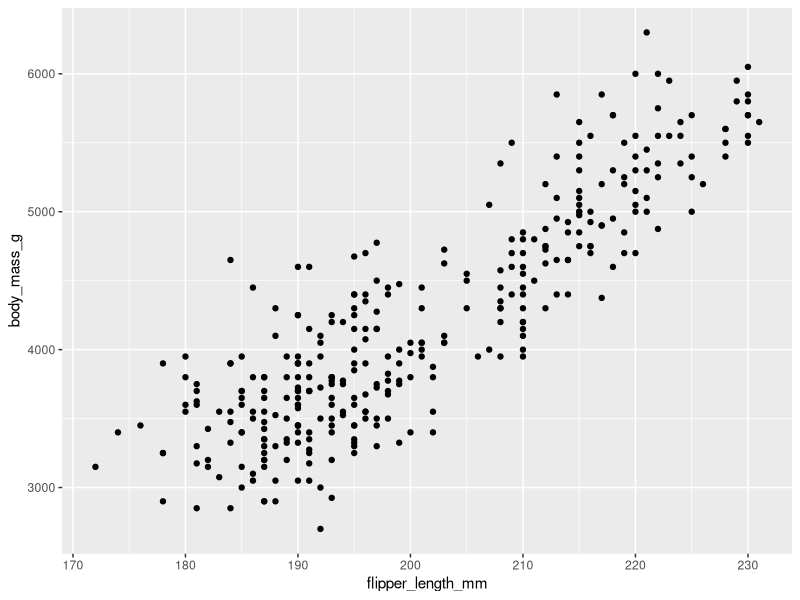
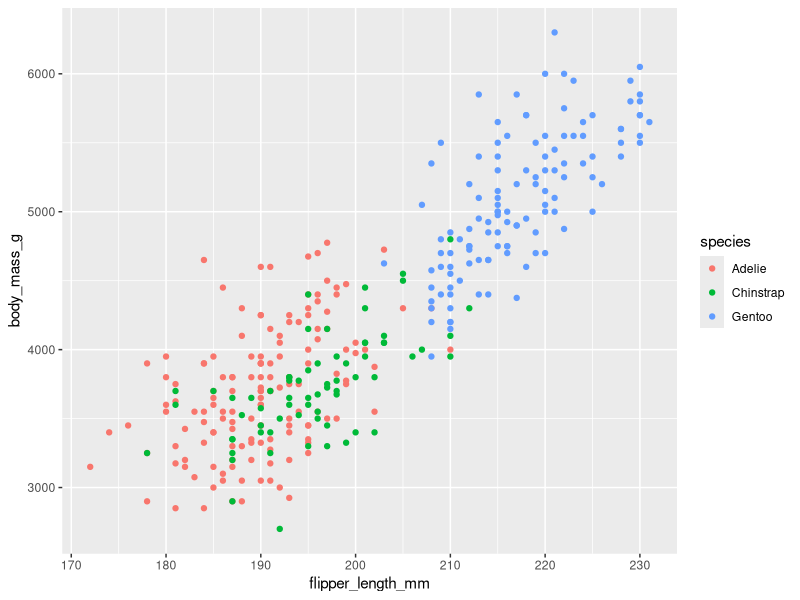
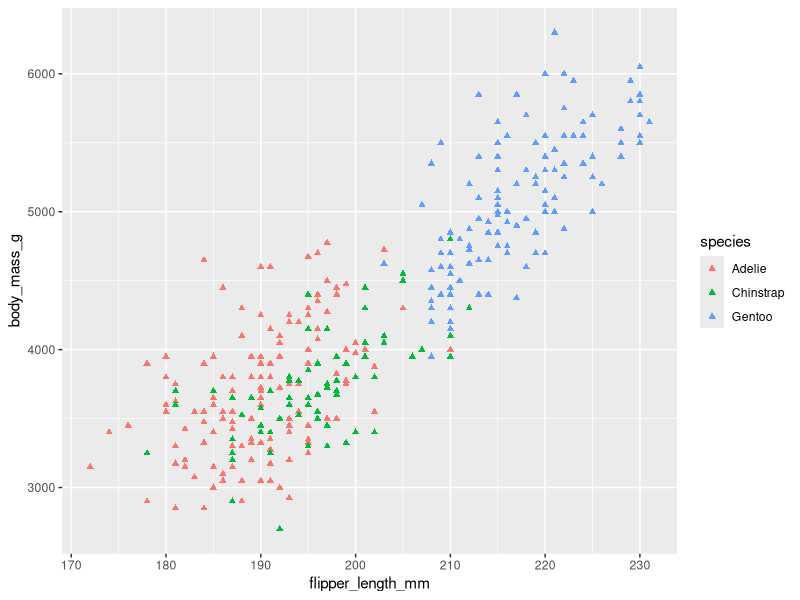
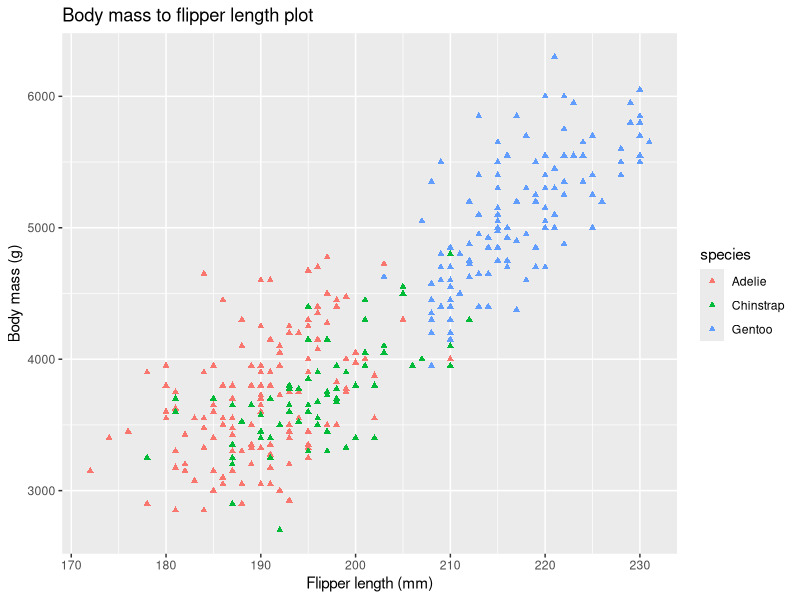
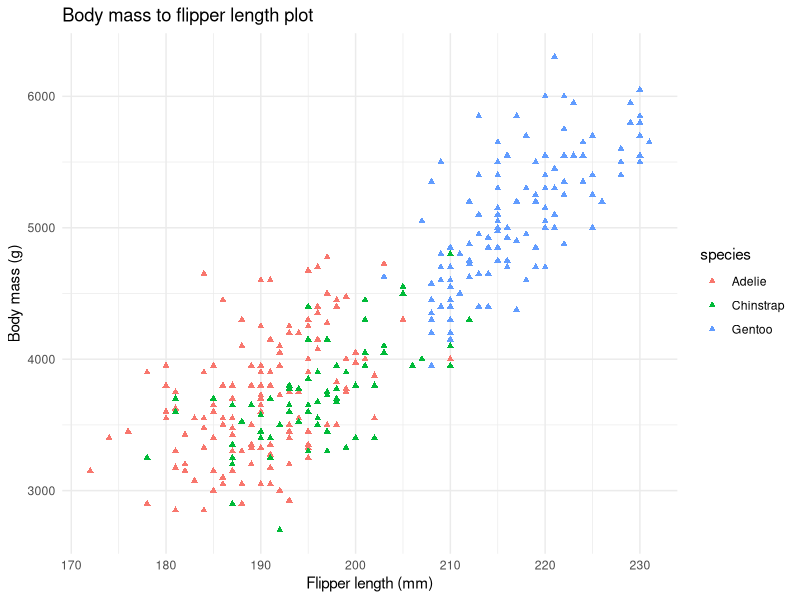
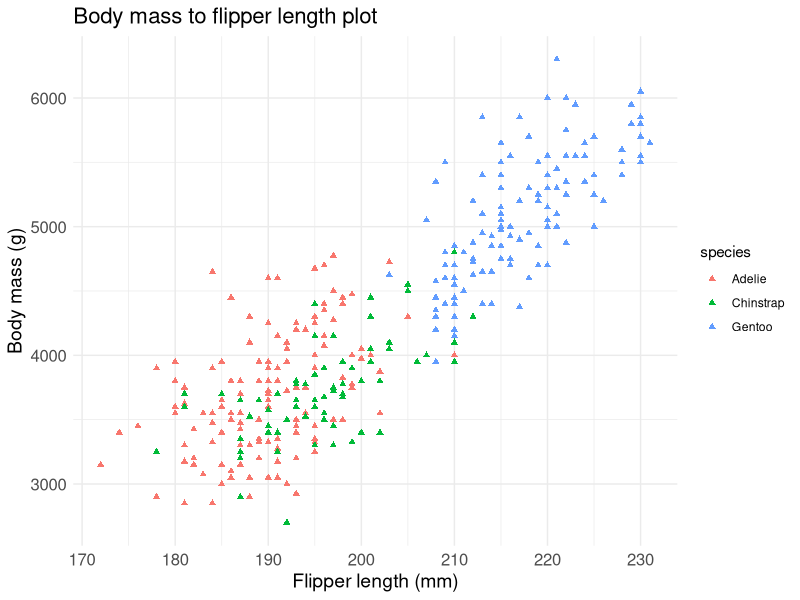
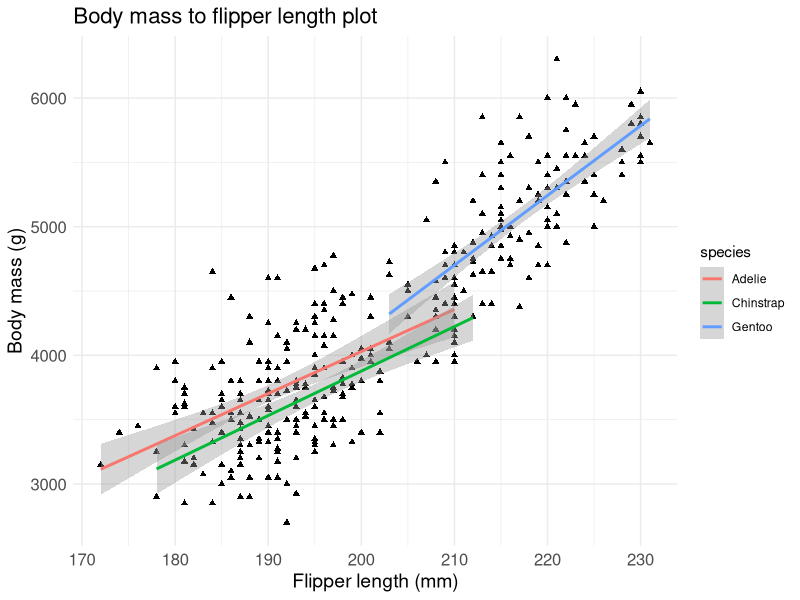
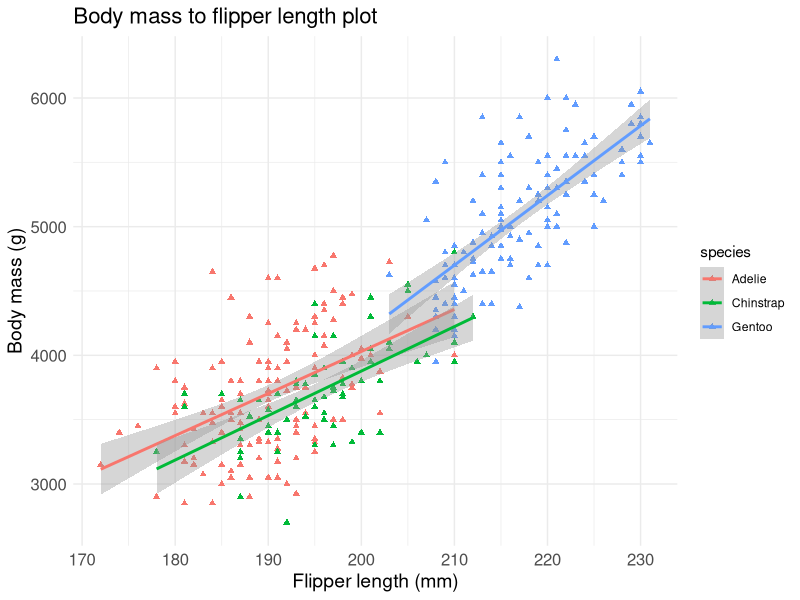

The R script that drew these images, in order: (Note: this script raises an error after producing the figures.)
## ---- chunk 1
# keep this chunk in all your RMarkdown scripts
knitr::opts_chunk$set(echo = TRUE)
knitr::opts_chunk$set(tidy.opts = list(width.cutoff = 60), tidy = TRUE)
## ---- chunk 2
library(tidyverse)
library(ggplot2)
library(palmerpenguins)
data(penguins)

## ---- chunk 3
# Start with a basic scatter plot using geom_point() as in exercise #3, lab 4
na.omit(penguins) %>%
  ggplot(aes(x = flipper_length_mm, y = body_mass_g)) +
  geom_point()


# Add a grouping variable "species" to use for coloring. 
na.omit(penguins) %>%
  ggplot(aes(x = flipper_length_mm, y = body_mass_g)) +
  geom_point(aes(color = species))


# Change the symbol used to draw values on the plot. Try a triangle instead. Hint: explore the different symbols by looking up the help for the 'pch' argument used in plots. 
na.omit(penguins) %>%
  ggplot(aes(x = flipper_length_mm, y = body_mass_g)) +
  geom_point(pch = "triangle", aes(color = species))


# Adjust labels and plot title
na.omit(penguins) %>%
  ggplot(aes(x = flipper_length_mm, y = body_mass_g)) +
  geom_point(pch = "triangle", aes(color = species)) +
  labs(title = "Body mass to flipper length plot",
       x = "Flipper length (mm)",
       y = "Body mass (g)")


# Apply the theme_minimal() styling to the final plot
na.omit(penguins) %>%
  ggplot(aes(x = flipper_length_mm, y = body_mass_g)) +
  geom_point(pch = "triangle", aes(color = species)) +
  labs(title = "Body mass to flipper length plot",
       x = "Flipper length (mm)",
       y = "Body mass (g)") +
  theme_minimal()


# Change the font size of your axes from the default to practice the use of element_text() within the theme() function. 
na.omit(penguins) %>%
  ggplot(aes(x = flipper_length_mm, y = body_mass_g)) +
  geom_point(pch = "triangle", aes(color = species)) +
  labs(title = "Body mass to flipper length plot",
       x = "Flipper length (mm)",
       y = "Body mass (g)") +
  theme_minimal() +
  theme(axis.text = element_text(size = 12), 
        axis.title = element_text(size = 14), 
        plot.title = element_text(size = 16))

## ---- chunk 4
# Add regression lines to scatterplot for each species
na.omit(penguins) %>%
  ggplot(aes(x = flipper_length_mm, y = body_mass_g)) +
  geom_point(pch = "triangle") +
  labs(title = "Body mass to flipper length plot",
       x = "Flipper length (mm)",
       y = "Body mass (g)") +
  theme_minimal() +
  theme(axis.text = element_text(size = 12), 
        axis.title = element_text(size = 14), 
        plot.title = element_text(size = 16)) +
  geom_smooth(method = "lm", aes(color = species))


# Match the color of each regression line to the color of the points that is used for each species
na.omit(penguins) %>%
  ggplot(aes(x = flipper_length_mm, y = body_mass_g, color = species)) +
  geom_point(pch = "triangle") +
  labs(title = "Body mass to flipper length plot",
       x = "Flipper length (mm)",
       y = "Body mass (g)") +
  theme_minimal() +
  theme(axis.text = element_text(size = 12), 
        axis.title = element_text(size = 14), 
        plot.title = element_text(size = 16)) +
  geom_smooth(method = "lm")


## ---- chunk 5

# Obtain the image URL. For most online sources, this can be done by right-clicking the image and selecting "copy image address" or you can often open the image in its own browser window and copy the web address from there. Paste the URL here as a backup in case the below process doesn't work. 
# https://smokymountains.com/fall-foliage-map

# Insert the image into the knitted PDF directly from its web address by replacing the "YOUR URL HERE" below with the URL from above. Note: This may not work with certain formats like SVG file extensions and will also not work with interactive graphs. If you get an error because of file not found or for other reasons, download the image or save a screenshot of the image on your desktop and replace the "YOUR URL HERE" with the file path including file extension instead. If you still have issues, talk to us for troubleshooting. 
knitr::include_graphics("FallFoliagePredictionMapMedium.png")


